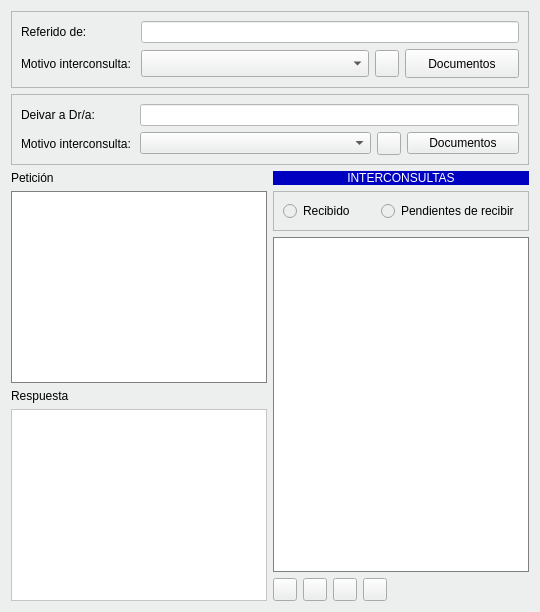
                   <widget class="QWidget" name="tabWidget_2Page5">
                    <property name="styleSheet">
                     <string notr="true">background-color: #ecefed;</string>
                    </property>
                    <attribute name="icon">
                     <iconset resource="../maya.qrc">
                      <normaloff>:/Icons/PNG/users.png</normaloff>:/Icons/PNG/users.png</iconset>
                    </attribute>
                    <attribute name="title">
                     <string>Referidos</string>
                    </attribute>
                    <layout class="QGridLayout" name="gridLayout_15">
                     <item row="2" column="1">
                      <layout class="QGridLayout" name="gridLayout_13">
                       <item row="3" column="0">
                        <widget class="QToolButton" name="btnAnadirInterconsulta">
                         <property name="toolTip">
                          <string>Añadir tratamiento</string>
                         </property>
                         <property name="text">
                          <string/>
                         </property>
                         <property name="icon">
                          <iconset resource="../maya.qrc">
                           <normaloff>:/Icons/PNG/add.png</normaloff>:/Icons/PNG/add.png</iconset>
                         </property>
                        </widget>
                       </item>
                       <item row="3" column="3">
                        <widget class="QToolButton" name="btnImportarInterconsulta">
                         <property name="toolTip">
                          <string>Importar Analisis</string>
                         </property>
                         <property name="text">
                          <string/>
                         </property>
                         <property name="icon">
                          <iconset resource="../maya.qrc">
                           <normaloff>:/Icons/PNG/importar.png</normaloff>:/Icons/PNG/importar.png</iconset>
                         </property>
                        </widget>
                       </item>
                       <item row="3" column="2">
                        <widget class="QToolButton" name="btnVerInterconsulta">
                         <property name="toolTip">
                          <string>Ver Analisis</string>
                         </property>
                         <property name="text">
                          <string/>
                         </property>
                         <property name="icon">
                          <iconset resource="../maya.qrc">
                           <normaloff>:/Icons/PNG/TestTubes.png</normaloff>:/Icons/PNG/TestTubes.png</iconset>
                         </property>
                        </widget>
                       </item>
                       <item row="3" column="1">
                        <widget class="QToolButton" name="btnBorrarInterconsulta">
                         <property name="toolTip">
                          <string>Borrar Tratamiento (Requiere contraseña de administrador)</string>
                         </property>
                         <property name="text">
                          <string/>
                         </property>
                         <property name="icon">
                          <iconset resource="../maya.qrc">
                           <normaloff>:/Icons/PNG/Delete.png</normaloff>:/Icons/PNG/Delete.png</iconset>
                         </property>
                        </widget>
                       </item>
                       <item row="3" column="4">
                        <spacer name="horizontalSpacer_9">
                         <property name="orientation">
                          <enum>Qt::Horizontal</enum>
                         </property>
                         <property name="sizeHint" stdset="0">
                          <size>
                           <width>40</width>
                           <height>20</height>
                          </size>
                         </property>
                        </spacer>
                       </item>
                       <item row="1" column="0" colspan="5">
                        <widget class="QFrame" name="frame_7">
                         <property name="frameShape">
                          <enum>QFrame::StyledPanel</enum>
                         </property>
                         <property name="frameShadow">
                          <enum>QFrame::Raised</enum>
                         </property>
                         <layout class="QHBoxLayout" name="horizontalLayout_9">
                          <item>
                           <widget class="QRadioButton" name="radRecibidoInterconsulta">
                            <property name="text">
                             <string>Recibido</string>
                            </property>
                            <property name="checked">
                             <bool>false</bool>
                            </property>
                           </widget>
                          </item>
                          <item>
                           <widget class="QRadioButton" name="radPendienteRecibirInterconsulta">
                            <property name="text">
                             <string>Pendientes de recibir</string>
                            </property>
                            <property name="checked">
                             <bool>false</bool>
                            </property>
                           </widget>
                          </item>
                         </layout>
                        </widget>
                       </item>
                       <item row="0" column="0" colspan="5">
                        <widget class="QLabel" name="label_19">
                         <property name="styleSheet">
                          <string notr="true">background-color: rgb(0, 0, 192);
color: rgb(255,255,255);</string>
                         </property>
                         <property name="text">
                          <string>INTERCONSULTAS</string>
                         </property>
                         <property name="alignment">
                          <set>Qt::AlignCenter</set>
                         </property>
                        </widget>
                       </item>
                       <item row="2" column="0" colspan="5">
                        <widget class="QTableWidget" name="tablaInterconsultas">
                         <property name="styleSheet">
                          <string notr="true">background-color: rgb(255, 255, 255);
    border:1px solid grey;</string>
                         </property>
                        </widget>
                       </item>
                      </layout>
                     </item>
                     <item row="1" column="0" colspan="2">
                      <widget class="QFrame" name="frame_8">
                       <property name="frameShape">
                        <enum>QFrame::StyledPanel</enum>
                       </property>
                       <property name="frameShadow">
                        <enum>QFrame::Raised</enum>
                       </property>
                       <layout class="QGridLayout" name="gridLayout_14">
                        <item row="2" column="3">
                         <widget class="QToolButton" name="btnAnadirMotivosDeivacionInterconsulta">
                          <property name="toolTip">
                           <string>&lt;html&gt;&lt;head/&gt;&lt;body&gt;&lt;p&gt;Añadir motivo interconsulta&lt;/p&gt;&lt;/body&gt;&lt;/html&gt;</string>
                          </property>
                          <property name="text">
                           <string/>
                          </property>
                          <property name="icon">
                           <iconset resource="../maya.qrc">
                            <normaloff>:/Icons/PNG/add.png</normaloff>:/Icons/PNG/add.png</iconset>
                          </property>
                         </widget>
                        </item>
                        <item row="2" column="0">
                         <widget class="QLabel" name="label_23">
                          <property name="text">
                           <string>Motivo interconsulta:</string>
                          </property>
                         </widget>
                        </item>
                        <item row="1" column="0">
                         <widget class="QLabel" name="label_22">
                          <property name="text">
                           <string>Deivar a Dr/a:</string>
                          </property>
                         </widget>
                        </item>
                        <item row="2" column="1" colspan="2">
                         <widget class="QComboBox" name="cboMotivoDeivacionInterconsulta"/>
                        </item>
                        <item row="2" column="4">
                         <widget class="QPushButton" name="btnDocumentosDeivadosInterconsulta">
                          <property name="text">
                           <string>Documentos</string>
                          </property>
                          <property name="icon">
                           <iconset resource="../maya.qrc">
                            <normaloff>:/Icons/PNG/Factura.png</normaloff>:/Icons/PNG/Factura.png</iconset>
                          </property>
                         </widget>
                        </item>
                        <item row="1" column="1" colspan="4">
                         <widget class="QLineEdit" name="txtDeivaraInterconsulta">
                          <property name="styleSheet">
                           <string notr="true">background-color: rgb(255, 255, 255);</string>
                          </property>
                         </widget>
                        </item>
                       </layout>
                      </widget>
                     </item>
                     <item row="2" column="0">
                      <layout class="QVBoxLayout" name="verticalLayout_2">
                       <item>
                        <widget class="QLabel" name="label_20">
                         <property name="text">
                          <string>Petición</string>
                         </property>
                        </widget>
                       </item>
                       <item>
                        <widget class="QTextEdit" name="txtPeticionInterconsulta">
                         <property name="styleSheet">
                          <string notr="true">background-color: rgb(255, 255, 255);
    border:1px solid grey;</string>
                         </property>
                        </widget>
                       </item>
                       <item>
                        <widget class="QLabel" name="label_21">
                         <property name="text">
                          <string>Respuesta</string>
                         </property>
                        </widget>
                       </item>
                       <item>
                        <widget class="QTextEdit" name="txtRespuestaInterconsulta">
                         <property name="styleSheet">
                          <string notr="true">background-color: rgb(255, 255, 255);</string>
                         </property>
                        </widget>
                       </item>
                      </layout>
                     </item>
                     <item row="0" column="0" colspan="2">
                      <widget class="QFrame" name="frame_24">
                       <property name="minimumSize">
                        <size>
                         <width>0</width>
                         <height>67</height>
                        </size>
                       </property>
                       <property name="frameShape">
                        <enum>QFrame::StyledPanel</enum>
                       </property>
                       <property name="frameShadow">
                        <enum>QFrame::Raised</enum>
                       </property>
                       <layout class="QGridLayout" name="gridLayout_45">
                        <item row="1" column="3">
                         <widget class="QToolButton" name="btnAnadirMotivosInterconsulta">
                          <property name="minimumSize">
                           <size>
                            <width>0</width>
                            <height>27</height>
                           </size>
                          </property>
                          <property name="toolTip">
                           <string>&lt;html&gt;&lt;head/&gt;&lt;body&gt;&lt;p&gt;Añadir motivo interconsulta&lt;/p&gt;&lt;/body&gt;&lt;/html&gt;</string>
                          </property>
                          <property name="text">
                           <string/>
                          </property>
                          <property name="icon">
                           <iconset resource="../maya.qrc">
                            <normaloff>:/Icons/PNG/add.png</normaloff>:/Icons/PNG/add.png</iconset>
                          </property>
                         </widget>
                        </item>
                        <item row="0" column="0">
                         <widget class="QLabel" name="label_70">
                          <property name="text">
                           <string>Referido de:</string>
                          </property>
                         </widget>
                        </item>
                        <item row="1" column="4">
                         <widget class="QPushButton" name="btnDocumentosReferidosInterconsulta">
                          <property name="minimumSize">
                           <size>
                            <width>0</width>
                            <height>29</height>
                           </size>
                          </property>
                          <property name="text">
                           <string>Documentos</string>
                          </property>
                          <property name="icon">
                           <iconset resource="../maya.qrc">
                            <normaloff>:/Icons/PNG/Factura.png</normaloff>:/Icons/PNG/Factura.png</iconset>
                          </property>
                         </widget>
                        </item>
                        <item row="0" column="1" colspan="4">
                         <widget class="QLineEdit" name="txtReferidoDe">
                          <property name="styleSheet">
                           <string notr="true">background-color: rgb(255, 255, 255);</string>
                          </property>
                         </widget>
                        </item>
                        <item row="1" column="0">
                         <widget class="QLabel" name="label_84">
                          <property name="text">
                           <string>Motivo interconsulta:</string>
                          </property>
                         </widget>
                        </item>
                        <item row="1" column="1" colspan="2">
                         <widget class="QComboBox" name="cboMotivoInterconsultas">
                          <property name="minimumSize">
                           <size>
                            <width>0</width>
                            <height>27</height>
                           </size>
                          </property>
                         </widget>
                        </item>
                       </layout>
                      </widget>
                     </item>
                    </layout>
                   </widget>
